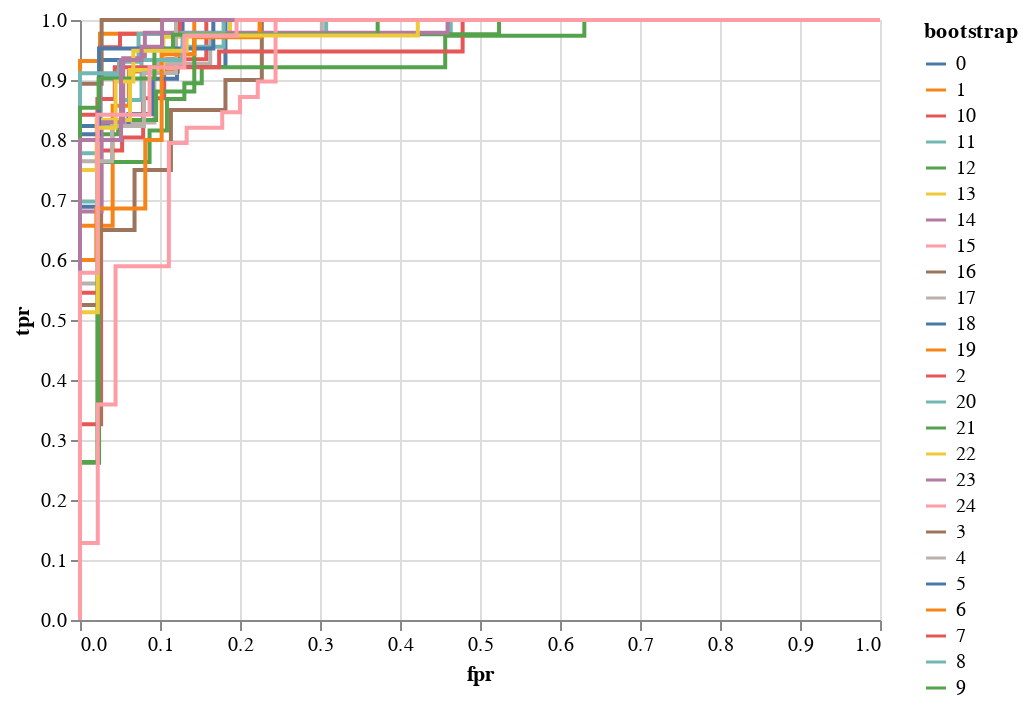

The cell this chart's notebook holds for it:
### Code cell
alt.Chart(roc_frame).mark_line().encode(
    x = 'fpr',
    y = 'tpr',
    color = 'bootstrap',
)

### Figure 1 — Vega-Lite specification as saved in the notebook (floating-point values rounded to 4 significant figures; data arrays with more than 128 entries replaced by an {"elided": "..."} marker saying what was removed)
{"config": {"view": {"continuousWidth": 400, "continuousHeight": 300}}, "data": {"name": "data-8ad5d0b6e77c28111198aa864ec831ff"}, "mark": "line", "encoding": {"color": {"type": "nominal", "field": "bootstrap"}, "x": {"type": "quantitative", "field": "fpr"}, "y": {"type": "quantitative", "field": "tpr"}}, "$schema": "https://vega.github.io/schema/vega-lite/v4.8.1.json", "datasets": {"data-8ad5d0b6e77c28111198aa864ec831ff": {"elided": "631 records"}}}
